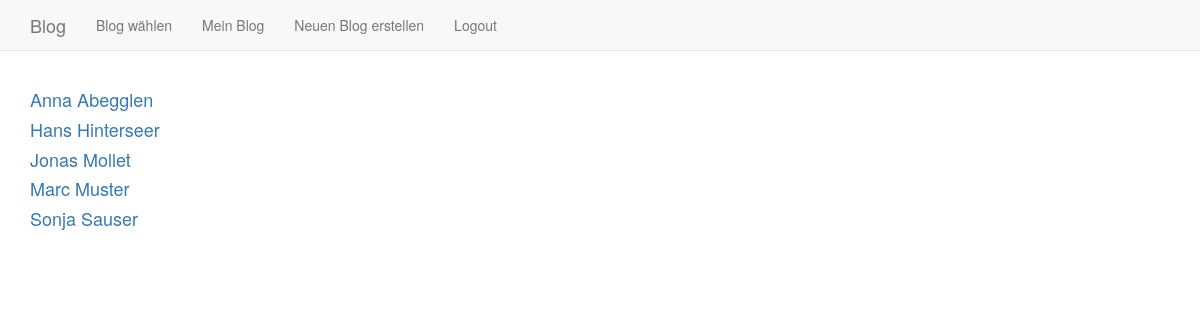
/index.php?function=blogs&bid=0 (signed in), run on the app's committed database.
### tables this page shows
CREATE TABLE "user" (
	`uid`	INTEGER PRIMARY KEY AUTOINCREMENT,
	`name`	TEXT,
	`email`	TEXT NOT NULL UNIQUE,
	`password`	TEXT NOT NULL,
	`role`	INTEGER NOT NULL
);

### include/functions_db.php (called while the page is built, shortened)
<?php
  function getUserNames() {
	$alle = [];
	$db = getValue('cfg_db');
	$users = $db->query("SELECT uid, name, email FROM user ORDER BY name, email");
	while ($user = $users->fetchArray()) {
	  $alle[] = $user;
	}
	return $alle;
  }
?>

### blogs.php (the view)
<?php
  $blogs = getUserNames();
  foreach ($blogs as $blog) {
    if ($blogId == $blog['uid']){
      $color = "red";
    } else {
      $color = '';
    }
	?>
		<div><a href="index.php?function=entries_public&bid=<?=$blog['uid']; ?>"><h4 style='color: <?= $color ?>'> <?= $blog['name']; ?> </h4></a></div>
<?php
  }
	?>

### data on the page
user: name "Anna Abegglen"
user: name "Hans Hinterseer"
user: name "Jonas Mollet"
user: name "Marc Muster"
user: name "Sonja Sauser"

### other printed values
getMenuTitle($blogId) "Blog"
